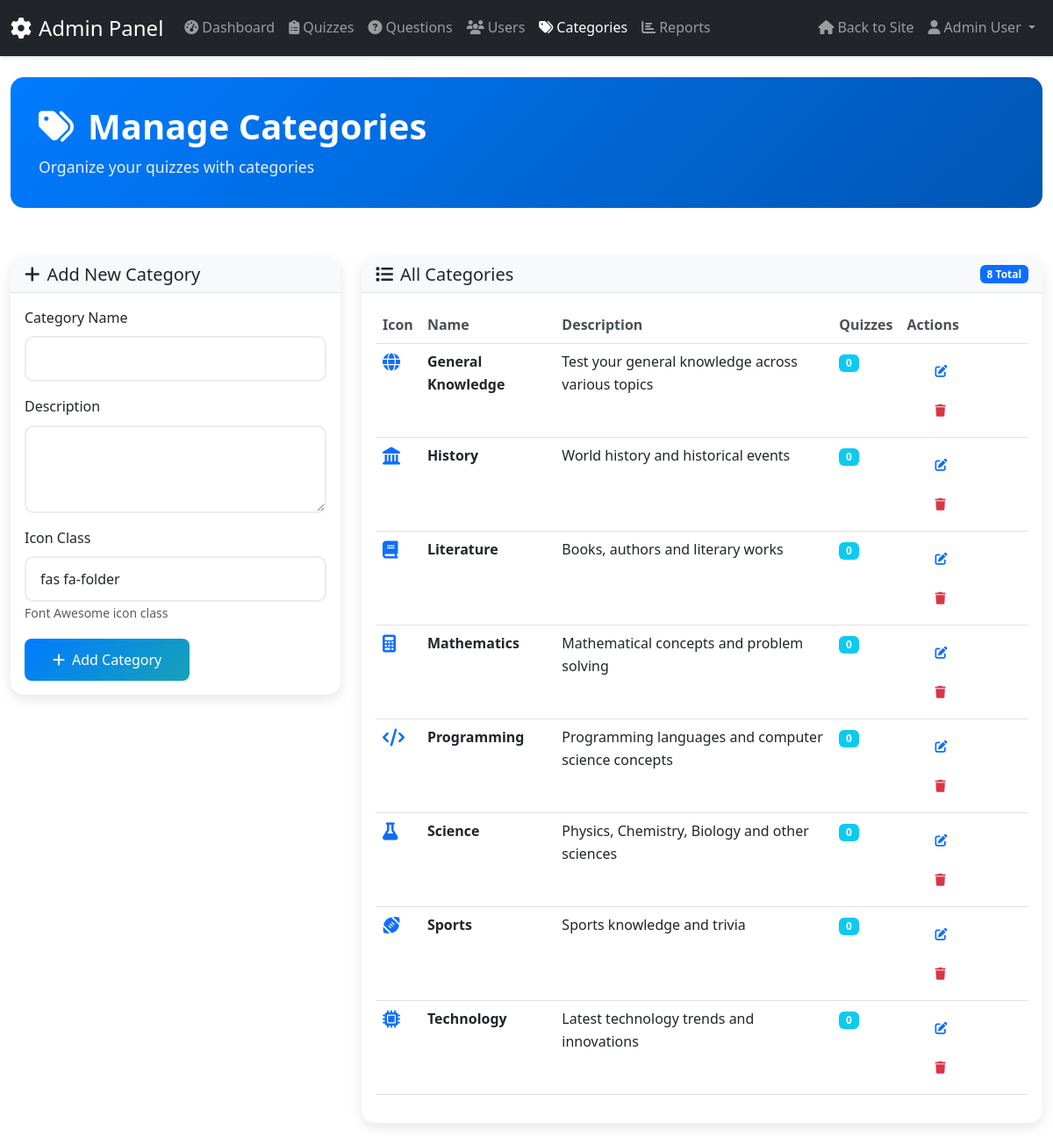
Screenshot of /admin/categories.php (signed in) with the database file from the repository.
### tables this page shows
CREATE TABLE categories (
    id INT AUTO_INCREMENT PRIMARY KEY,
    name VARCHAR(100) NOT NULL UNIQUE,
    description TEXT,
    icon VARCHAR(50) DEFAULT NULL,
    created_at TIMESTAMP DEFAULT CURRENT_TIMESTAMP
);

### admin/categories.php (the view, shortened to what this page needs)
<?php
try {
    $db = getDB();
    $stmt = $db->prepare("
        SELECT c.*, COUNT(q.id) as quiz_count
        FROM categories c
        LEFT JOIN quizzes q ON c.id = q.category_id
        GROUP BY c.id
        ORDER BY c.name
    ");
    $stmt->execute();
    $categories = $stmt->fetchAll();
} catch (PDOException $e) {
    $categories = [];
}
?>
<!DOCTYPE html>
<html lang="en">
<head>
    <link href="https://cdn.jsdelivr.net/npm/bootstrap@5.3.0/dist/css/bootstrap.min.css" rel="stylesheet">
    <link rel="stylesheet" href="https://cdnjs.cloudflare.com/ajax/libs/font-awesome/6.4.0/css/all.min.css">
    <link rel="stylesheet" href="../assets/css/style.css">
</head>
<body>
    <nav class="navbar navbar-expand-lg navbar-dark bg-dark">
        <div class="container-fluid">
            <a class="navbar-brand" href="index.php">
                <i class="fas fa-cog me-2"></i>Admin Panel
            </a>
            <div class="collapse navbar-collapse" id="adminNav">
                <ul class="navbar-nav me-auto">
                    <li class="nav-item">
                        <a class="nav-link" href="index.php">
                            <i class="fas fa-tachometer-alt me-1"></i>Dashboard
                        </a>
                    </li>
                    <li class="nav-item">
                        <a class="nav-link" href="quizzes.php">
                            <i class="fas fa-clipboard-list me-1"></i>Quizzes
                        </a>
                    </li>
                    <li class="nav-item">
                        <a class="nav-link" href="questions.php">
                            <i class="fas fa-question-circle me-1"></i>Questions
                        </a>
                    </li>
                    <li class="nav-item">
                        <a class="nav-link" href="users.php">
                            <i class="fas fa-users me-1"></i>Users
                        </a>
                    </li>
                    <li class="nav-item">
                        <a class="nav-link active" href="categories.php">
                            <i class="fas fa-tags me-1"></i>Categories
                        </a>
                    </li>
                    <li class="nav-item">
                        <a class="nav-link" href="reports.php">
                            <i class="fas fa-chart-bar me-1"></i>Reports
                        </a>
                    </li>
                </ul>
                <ul class="navbar-nav">
                    <li class="nav-item">
                        <a class="nav-link" href="../index.php">
                            <i class="fas fa-home me-1"></i>Back to Site
                        </a>
                    </li>
                    <li class="nav-item dropdown">
                        <a class="nav-link dropdown-toggle" href="#" role="button" data-bs-toggle="dropdown">
                            <i class="fas fa-user me-1"></i><?php echo $_SESSION['user_name']; ?>
                        </a>
                    </li>
                </ul>
            </div>
        </div>
    </nav>
    <div class="container-fluid py-4">
        <div class="row mb-4">
            <div class="col-12">
                <div class="page-header">
                    <h1 class="page-title">
                        <i class="fas fa-tags me-3"></i>Manage Categories
                    </h1>
                    <p class="page-subtitle">Organize your quizzes with categories</p>
                </div>
            </div>
        </div>
        <div class="row g-4">
            <div class="col-lg-4">
                <div class="card">
                    <div class="card-header">
                        <h5 class="mb-0"><i class="fas fa-plus me-2"></i>Add New Category</h5>
                    </div>
                    <div class="card-body">
                        <form method="POST" action="">
                            <div class="mb-3">
                                <label for="name" class="form-label">Category Name</label>
                                <input type="text" class="form-control" id="name" name="name" required>
                            </div>
                            <div class="mb-3">
                                <label for="description" class="form-label">Description</label>
                                <textarea class="form-control" id="description" name="description" rows="3"></textarea>
                            </div>
                            <div class="mb-3">
                                <label for="icon" class="form-label">Icon Class</label>
                                <input type="text" class="form-control" id="icon" name="icon"
                                       placeholder="fas fa-globe" value="fas fa-folder">
                                <small class="form-text text-muted">Font Awesome icon class</small>
                            </div>
                            <button type="submit" name="add_category" class="btn btn-primary">
                                <i class="fas fa-plus me-2"></i>Add Category
                            </button>
                        </form>
                    </div>
                </div>
            </div>
            <div class="col-lg-8">
                <div class="card">
                    <div class="card-header d-flex justify-content-between align-items-center">
                        <h5 class="mb-0"><i class="fas fa-list me-2"></i>All Categories</h5>
                        <span class="badge bg-primary"><?php echo count($categories); ?> Total</span>
                    </div>
                    <div class="card-body">
                        <?php if (empty($categories)): ?>
                            <div class="text-center py-4">
                                <i class="fas fa-tags fa-3x text-muted mb-3"></i>
                                <p class="text-muted">No categories found. Create your first category!</p>
                            </div>
                        <?php else: ?>
                            <div class="table-responsive">
                                <table class="table table-hover">
                                    <thead>
                                        <tr>
                                            <th>Icon</th>
                                            <th>Name</th>
                                            <th>Description</th>
                                            <th>Quizzes</th>
                                            <th>Actions</th>
                                        </tr>
                                    </thead>
                                    <tbody>
                                        <?php foreach ($categories as $category): ?>
                                            <tr>
                                                <td>
                                                    <i class="<?php echo htmlspecialchars($category['icon']); ?> fa-lg text-primary"></i>
                                                </td>
                                                <td>
                                                    <strong><?php echo htmlspecialchars($category['name']); ?></strong>
                                                </td>
                                                <td>
                                                    <?php echo htmlspecialchars($category['description']); ?>
                                                </td>
                                                <td>
                                                    <span class="badge bg-info"><?php echo $category['quiz_count']; ?></span>
                                                </td>
                                                <td>
                                                    <button class="btn btn-sm btn-outline-primary me-1"
                                                            onclick="editCategory(<?php echo htmlspecialchars(json_encode($category)); ?>)">
                                                        <i class="fas fa-edit"></i>
                                                    </button>
                                                    <?php if ($category['quiz_count'] == 0): ?>
                                                        <button class="btn btn-sm btn-outline-danger"
                                                                onclick="deleteCategory(<?php echo $category['id']; ?>, '<?php echo htmlspecialchars($category['name']); ?>')">
                                                            <i class="fas fa-trash"></i>
                                                        </button>
                                                    <?php else: ?>
                                                        <button class="btn btn-sm btn-outline-secondary" disabled title="Cannot delete - has quizzes">
                                                            <i class="fas fa-lock"></i>
                                                        </button>
                                                    <?php endif; ?>
                                                </td>
                                            </tr>
                                        <?php endforeach; ?>
                                    </tbody>
                                </table>
                            </div>
                        <?php endif; ?>
                    </div>
                </div>
            </div>
        </div>
    </div>
</body>
</html>

### assets/css/style.css (style rules this page uses)
:root { --primary-color: #007bff; --secondary-color: #6c757d; --success-color: #28a745; --danger-color: #dc3545; --warning-color: #ffc107; --info-color: #17a2b8; --light-color: #f8f9fa; --dark-color: #343a40; --white: #ffffff; --black: #000000; --dark-bg: #1a1a1a; --dark-surface: #2d2d2d; --dark-text: #e0e0e0; --dark-border: #404040; }
* { margin: 0; padding: 0; box-sizing: border-box; }
body { font-family: 'Segoe UI', Tahoma, Geneva, Verdana, sans-serif; line-height: 1.6; color: #333; transition: all 0.3s ease; }
.navbar { box-shadow: 0 2px 4px rgba(0,0,0,0.1); transition: all 0.3s ease; }
.navbar-brand { font-size: 1.5rem; }
.navbar-nav .nav-link { font-weight: 500; transition: color 0.3s ease; }
.btn { border-radius: 25px; font-weight: 500; padding: 0.75rem 2rem; transition: all 0.3s ease; border: none; }
.btn-primary { background: linear-gradient(135deg, var(--primary-color), var(--info-color)); border: none; }
.form-control { border-radius: 10px; border: 2px solid #e9ecef; padding: 0.75rem 1rem; transition: all 0.3s ease; }
html { scroll-behavior: smooth; }

### admin/categories.php (style rules this page uses)
.page-header { background: linear-gradient(135deg, #007bff 0%, #0056b3 100%); color: white; padding: 2rem; border-radius: 15px; margin-bottom: 2rem; }
.page-title { font-size: 2.5rem; font-weight: bold; margin-bottom: 0.5rem; }
.page-subtitle { font-size: 1.1rem; opacity: 0.9; margin-bottom: 0; }
.card { border-radius: 15px; box-shadow: 0 5px 15px rgba(0,0,0,0.1); border: none; }
.card-header { background: #f8f9fa; border-bottom: 1px solid #dee2e6; border-radius: 15px 15px 0 0 !important; }
.table th { border-top: none; font-weight: 600; color: #495057; }
.btn { border-radius: 8px; }

### rows the page displays
categories: name "General Knowledge", description "Test your general knowledge across various topics", quiz_count "0"
categories: name "History", description "World history and historical events", quiz_count "0"
categories: name "Literature", description "Books, authors and literary works", quiz_count "0"
categories: name "Mathematics", description "Mathematical concepts and problem solving", quiz_count "0"
categories: name "Programming", description "Programming languages and computer science concepts", quiz_count "0"
categories: name "Science", description "Physics, Chemistry, Biology and other sciences", quiz_count "0"
categories: name "Sports", description "Sports knowledge and trivia", quiz_count "0"
categories: name "Technology", description "Latest technology trends and innovations", quiz_count "0"

### other values shown
$_SESSION['user_name'] "Admin User"
count($categories) "8"
